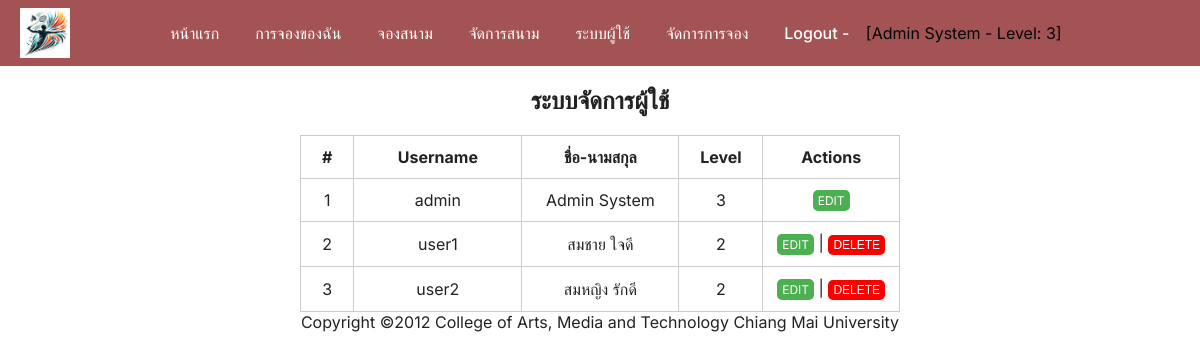
/user_management.php (signed in), run on the app's committed database.
### tables this page shows
CREATE TABLE IF NOT EXISTS systemuser (
    user_id     INT          AUTO_INCREMENT PRIMARY KEY,
    username    VARCHAR(100) NOT NULL UNIQUE,
    password    VARCHAR(255) NOT NULL,
    level       INT          NOT NULL DEFAULT 2,
    employee_id INT,
    FOREIGN KEY (employee_id) REFERENCES employee(employee_id) ON DELETE SET NULL
);

CREATE TABLE IF NOT EXISTS employee (
    employee_id INT          AUTO_INCREMENT PRIMARY KEY,
    firstname   VARCHAR(100) NOT NULL,
    lastname    VARCHAR(100) NOT NULL,
    phone       VARCHAR(20)           DEFAULT '',
    email       VARCHAR(100)          DEFAULT '',
    gender      ENUM('M','F','other') DEFAULT 'other',
    birth_date  DATE                  DEFAULT NULL,
    address     VARCHAR(255)          DEFAULT ''
);

### user_management.php (the view, shortened to what this page needs)
<?php
require_once "header.php";
require_once "config.php";
$listQuery = "SELECT u.user_id, u.username, u.level, e.firstname, e.lastname FROM systemuser u LEFT JOIN employee e ON u.employee_id = e.employee_id ORDER BY u.user_id ASC";
$listResult = mysqli_query($connect, $listQuery);
?>
<html>
    <link rel="stylesheet" href="style.css">
    <div class="admin-container">
        <br>
        <h2>ระบบจัดการผู้ใช้</h2>
        <br>
            <table>
                <tr>
                    <th class="um-col-id">#</th>
                    <th class="um-col-user">Username</th>
                    <th class="um-col-name">ชื่อ-นามสกุล</th>
                    <th class="um-col-level">Level</th>
                    <th class="um-col-action">Actions</th>
                </tr>
                <?php if ($listResult) { while ($row = mysqli_fetch_assoc($listResult)) { ?>
                <tr class="text-center">
                    <td class="um-col-id"><?php echo $row['user_id']; ?></td>
                    <td class="um-col-user"><?php echo $row['username']; ?></td>
                    <td class="um-col-name"><?php echo $row['firstname'] . ' ' . $row['lastname']; ?></td>
                    <td class="um-col-level"><?php echo $row['level']; ?></td>
                    <td class="um-col-action">
                        <a href="um_edit.php?user_id=<?php echo $row['user_id']; ?>" class="btn-edit">EDIT</a>
                        <?php if ($row['username'] !== $_SESSION['username']) { ?>
                            | <form method="post" action="um_delete.php" class="form-inline-block">
                                <button type="submit" class="btn-delete">DELETE</button>
                              </form>
                        <?php } ?>
                    </td>
                </tr>
                <?php } } ?>
            </table>
    </div>
</html>
<?php require_once "footer.php"; ?>

### header.php (shortened to what this page needs)
<html>
    <link rel="stylesheet" href="style.css">
    <body>
        <header>
        <a href="index.php"><img src="images/icon.jpg" alt="logo" class="logo"></a>
        <ul class="bar">
            <li><a href="index.php">หน้าแรก</a></li>
<?php
if (isset($_SESSION['username'])) {
    $level = $_SESSION['level'];
    if ($level == 3) {
        echo '<li><a href="my_booking.php">การจองของฉัน</a></li>';
        echo '<li><a href="court_booking.php">จองสนาม</a></li>';
        echo '<li><a href="court_management.php">จัดการสนาม</a></li>';
        echo '<li><a href="user_management.php">ระบบผู้ใช้</a></li>';
        echo '<li><a href="booking_management.php">จัดการการจอง</a></li>';
    }
    echo '<li><a href="logout.php">Logout - </a>';
    echo "<span class='user-desc'>&nbsp;[";
    echo $_SESSION['firstname']
    ." ".$_SESSION['lastname']
    ." - Level: ".$_SESSION['level'];
    echo "]</span></li>";
    echo '</ul>';
    echo '</header>';
    echo '</html>';
}else {
    echo '<li><a href="court_booking.php">จองสนาม</a></li>';
    echo '<li><a href="login.php">Login/Register</a></li>';
    echo '</ul>';
    echo '</header>';
    echo '</html>';
}
?>

### footer.php
    <footer>
        <p>Copyright &copy;2012 College of Arts, Media and Technology Chiang Mai University</p>
    </footer>
</body>
</html>

### style.css (style rules this page uses)
html, body, h1, h2, h3, p, ol, ul, li, a { padding: 0; border: 0; margin: 0; }
body { padding: 0; font-family: 'Inter', system-ui, -apple-system, 'Segoe UI', Roboto, 'Helvetica Neue', Arial; color: #222; }
header { background-color: #a35353; padding: 15px 20px; color: rgb(5, 5, 5); text-decoration: none; display: flex; align-items: center; justify-content: center; gap: 20px; position: relative; }
.bar { display: flex; align-items: center; justify-content: center; gap: 12px; margin: 0; padding: 0; flex-wrap: wrap; flex: 1; }
li { list-style: none; }
li a { color: white; text-decoration: none; }
.bar li { margin: 0; }
.bar li a { display: inline-block; padding: 8px 12px; font-weight: 500; border-radius: 4px; }
footer { text-align: center; }
img { display: flex; text-align: center; margin: 20px auto; }
.logo { width: 50px; height: 50px; object-fit: contain; margin: 0; flex-shrink: 0; position: absolute; left: 20px; display: block; }
header a { display: flex; align-items: center; }
.admin-container h2 { text-align: center; }
.admin-container table { margin: 0 auto; width: 100%; max-width: 600px; border: 1px solid #ccc; border-collapse: collapse; }
.admin-container th, .admin-container td { padding: 11px 10px; }
.btn-edit { text-decoration: none; padding: 3px 5px; background: #4CAF50; color: white; border: none; border-radius: 5px; cursor: pointer; font-size: 12px; }
.btn-delete { text-decoration: none; padding: 3px 5px; background: #fb0000; color: white; border: none; border-radius: 5px; font-size: 12px; cursor: pointer; }
.text-center { text-align: center; }
.form-inline-block { margin: 0; display: inline; }
.admin-container table th, .admin-container table td { border: 1px solid #ccc; }
.um-col-id { width: 50px; }
.um-col-user { width: 200px; }
.um-col-name { width: 200px; }
.um-col-level { width: 80px; }
.um-col-action { width: 160px; }
.admin-container { text-align: center; }

### data on the page
systemuser: user_id "1", username "admin", employee.firstname "Admin", employee.lastname "System", level "3"
systemuser: user_id "2", username "user1", employee.firstname "สมชาย", employee.lastname "ใจดี", level "2"
systemuser: user_id "3", username "user2", employee.firstname "สมหญิง", employee.lastname "รักดี", level "2"

### other printed values
$_SESSION['firstname'] "Admin"
$_SESSION['lastname'] "System"
$_SESSION['level'] "3"
